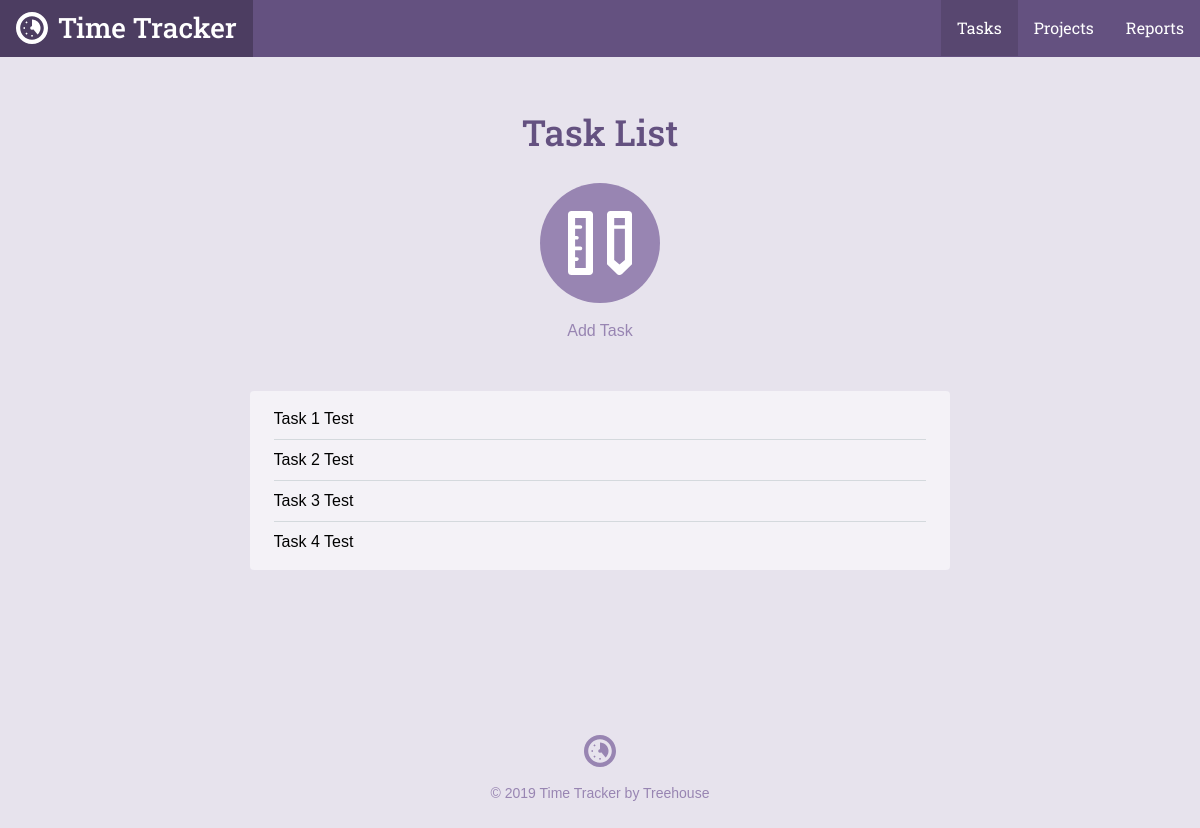
Before: /task_list.php with the older database file.
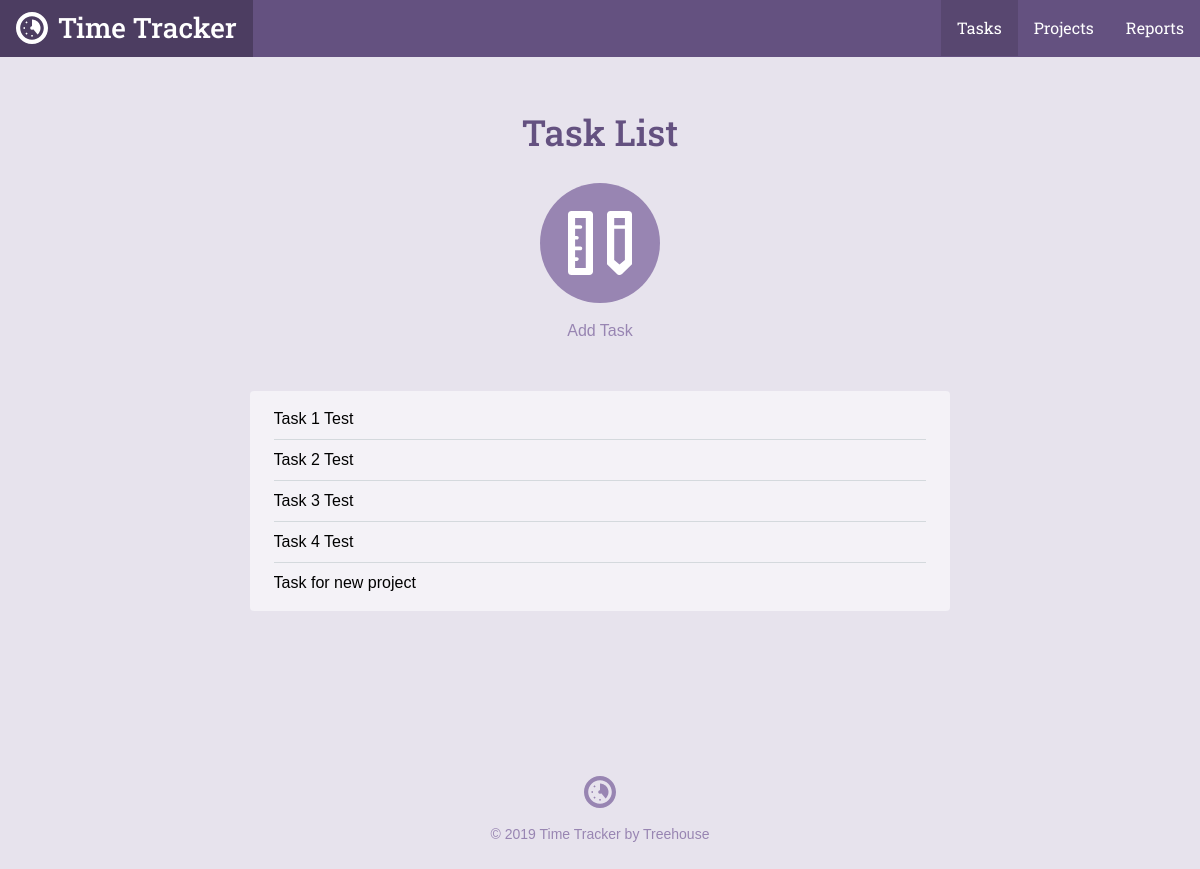
After: the same page with the newer database file.
### tables this page shows
CREATE TABLE `tasks` (
	`task_id`	INTEGER PRIMARY KEY AUTOINCREMENT,
	`project_id`	INTEGER,
	`title`	TEXT,
	`date`	INTEGER NOT NULL,
	`time`	TEXT NOT NULL
);

### inc/functions.php (called while the page is built, shortened)
<?php
function get_task_list(){
    include 'connection.php';
    $sql = 'SELECT tasks.*, projects.title AS project FROM tasks'.
            ' JOIN projects ON tasks.project_id = projects.project_id';
    try {
        return $db->query($sql);
    } catch (Exception $e){
        echo "Error!: ". $e->getMessage();
        return array();
    }
}

### task_list.php (the view, shortened to what this page needs)
<?php
require 'inc/functions.php';
include 'inc/header.php';
?>
<div class="section catalog random">
    <div class="col-container page-container">
        <div class="col col-70-md col-60-lg col-center">
            <h1 class="actions-header">Task List</h1>
            <div class="actions-item">
                <a class="actions-link" href="task.php">
                    <span class="actions-icon">
                        <svg viewbox="0 0 64 64"><use xlink:href="#task_icon"></use></svg>
                    </span>
                Add Task</a>
            </div>
            <div class="form-container">
                <ul class="items">
                    <?php
                        foreach(get_task_list() as $item){
                            echo "<li>".$item['title']."</li>";
                        }
                    ?>
                </ul>
            </div>
        </div>
    </div>
</div>
<?php include("inc/footer.php"); ?>

Changed rows visible on the page:
added tasks: title "Task for new project"
